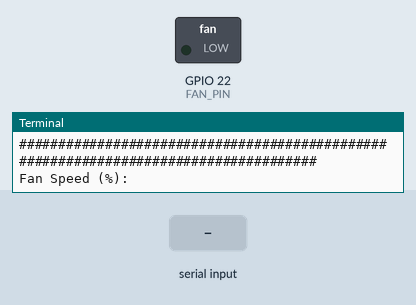
Bench run of a program on a simulated Raspberry Pi (BCM pin numbers). On the bench: switched loads named in the program (green lamp = pin HIGH), the last lines printed to the terminal. Inputs (shaded band) come from the test bench.

Above: at 6.2 s.
6.3 s: "5" typed at the terminal, then Enter
At 7.0 s:
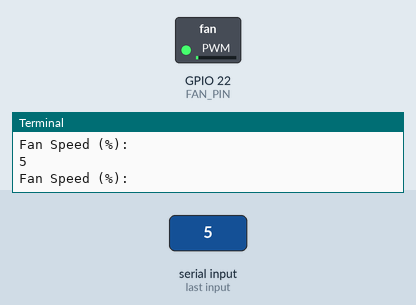
7.8 s: "90" typed at the terminal, then Enter
At 8.2 s:
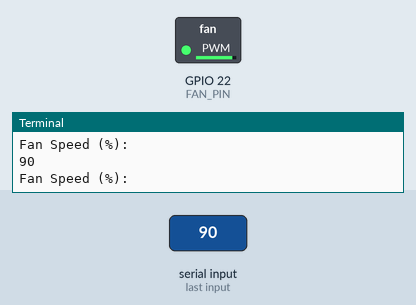
Timing chart, 0 to 10.8 s (numbered marks = the images above; inputs shaded):
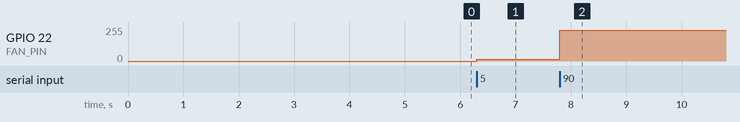

Measured:
- after the input at 6.3 s, GPIO 22 (FAN_PIN): 0/255 → 13/255 at once
- after the input at 7.8 s, GPIO 22 (FAN_PIN): 13/255 → 230/255 at once

The program:

minspeed-calibration.py
```python
#!/usr/bin/python
# -*- coding: utf-8 -*-

# File: minspeed-calibration.py
# Author: Pelochus
# Brief: Calibrates your minimum fan speed

import RPi.GPIO as GPIO
import time
import sys

# Change FAN_PIN if different GPIO is used
FAN_PIN = 22
PWM_FREQ = 25

GPIO.setmode(GPIO.BCM)
GPIO.setup(FAN_PIN, GPIO.OUT, initial=GPIO.LOW)
fan = GPIO.PWM(FAN_PIN, PWM_FREQ)
fan.start(0);

print("\n#####################################################################################")
print("This script is used to calibrate your minimum fan speed\n")
print("To do this insert various values until the fan starts spinning\n")
print("Once done, write your value in the main Python file (values should be around 20-40%)\n")
print("USE CTRL+C TO QUIT\n")
print("#####################################################################################")

time.sleep(5)

try:
    while 1:
        fanSpeed = float(input("Fan Speed (%): "))
        fan.ChangeDutyCycle(fanSpeed)

except(KeyboardInterrupt):
    print("Fan Control interrupted by keyboard")
    GPIO.cleanup()
    sys.exit()
```
